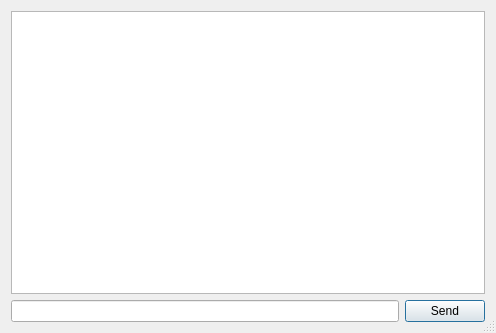
<?xml version="1.0" encoding="UTF-8"?>
<ui version="4.0">
 <class>ServerDebugConsole</class>
 <widget class="QDialog" name="ServerDebugConsole">
  <property name="geometry">
   <rect>
    <x>0</x>
    <y>0</y>
    <width>496</width>
    <height>333</height>
   </rect>
  </property>
  <property name="windowTitle">
   <string>Server Debug Console</string>
  </property>
  <property name="locale">
   <locale language="English" country="UnitedStates"/>
  </property>
  <property name="sizeGripEnabled">
   <bool>true</bool>
  </property>
  <layout class="QVBoxLayout" name="verticalLayout">
   <item>
    <widget class="QTextEdit" name="consoleWindow">
     <property name="textInteractionFlags">
      <set>Qt::TextSelectableByKeyboard|Qt::TextSelectableByMouse</set>
     </property>
    </widget>
   </item>
   <item>
    <layout class="QHBoxLayout" name="horizontalLayout">
     <item>
      <widget class="QLineEdit" name="lineEditCommand"/>
     </item>
     <item>
      <widget class="QPushButton" name="buttonSend">
       <property name="text">
        <string>Send</string>
       </property>
      </widget>
     </item>
    </layout>
   </item>
  </layout>
 </widget>
 <resources/>
 <connections/>
</ui>
